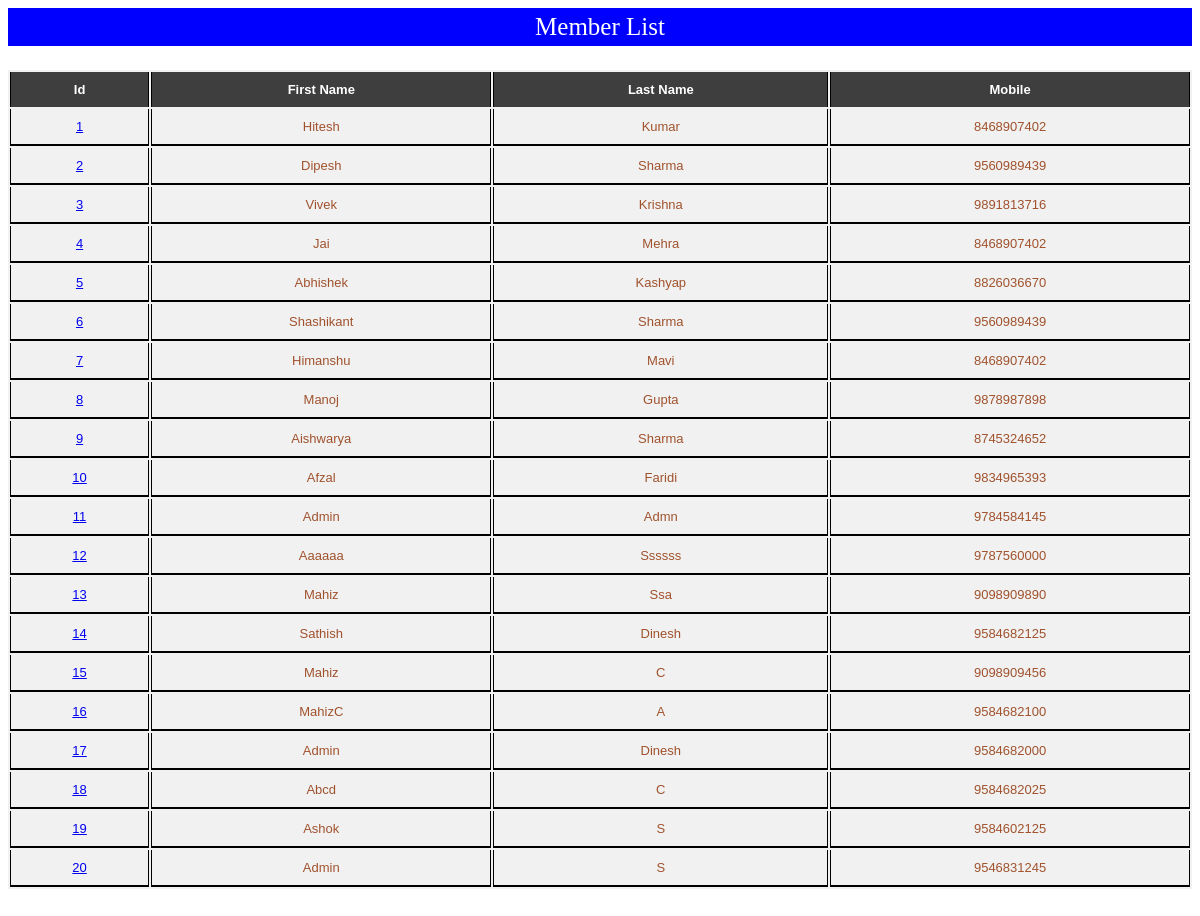
The page /viewUsers.php on the database its author committed.
### tables this page shows
CREATE TABLE `members` (
  `id` int(3) NOT NULL,
  `firstName` varchar(20) NOT NULL,
  `lastName` varchar(20) NOT NULL,
  `username` varchar(20) NOT NULL,
  `pwd` varchar(50) NOT NULL,
  `position` varchar(10) NOT NULL,
  `mobile` varchar(10) NOT NULL,
  `email` varchar(50) NOT NULL,
  `pic` varchar(50) NOT NULL
);

### viewUsers.php (the view, shortened to what this page needs)
<?php
	include("../dbConfig.php");
	$query = "SELECT id,firstName,lastName,mobile FROM members";
	$returnD1 = mysqli_query($con, $query);
?>
<!DOCTYPE html>
<html>
	<head>
		<link rel="stylesheet" type="text/css" href="../../css/table.css">
		<link rel="stylesheet" type="text/css" href="../../css/title.css">
		<link rel="stylesheet" type="text/css" href="../../css/viewProfile.css">
	</head>
	<body>
		<div class="title">Member List</div>
		<table>
			<tr>
				<th>Id</th>
				<th>First Name</th>
				<th>Last Name</th>
				<th>Mobile</th>
			</tr>
			<?php
				while($result1 = mysqli_fetch_assoc($returnD1)){
				?>
				<tr>
					<td>
						<a href="adminPage.php?activity=viewUserProfile&selectedMemberId=<?php echo $result1['id']; ?>"> <?php echo $result1['id']; ?> </a>
					</td>
					<td><?php echo ucfirst($result1['firstName']); ?></td>
					<td><?php echo ucfirst($result1['lastName']); ?></td>
					<td><?php echo $result1['mobile']; ?></td>
				</tr>
				<?php
				}
			?>
		</table>
	</body>
</html>

### table.css (style rules this page uses)
table { margin: 2% auto 3% auto; width: 100%; height: 0 auto; overflow: auto; background: #f1f1f1; }
table tr { width: 100%; }
table tr th { background: #3e3e3e; color: #fff !important; font-family: georgia; }
table tr th, table tr td { padding: 10px; color: #A0522D; font-family: arial; font-size: 13px; text-align: center; border-left: 1px solid black; border-right: 1px solid black; }
table tr td { border-bottom: 2px solid black; }

### title.css (style rules this page uses)
.title { border: none; padding: 5px 14px; text-align: center; font-size: 25px; color: white; background-color: blue; }

### rows shown on the page
members: id "1", firstName "Hitesh", lastName "Kumar", mobile "8468907402"
members: id "2", firstName "Dipesh", lastName "Sharma", mobile "9560989439"
members: id "3", firstName "Vivek", lastName "Krishna", mobile "9891813716"
members: id "4", firstName "Jai", lastName "Mehra", mobile "8468907402"
members: id "5", firstName "Abhishek", lastName "Kashyap", mobile "8826036670"
members: id "6", firstName "Shashikant", lastName "Sharma", mobile "9560989439"
members: id "7", firstName "Himanshu", lastName "Mavi", mobile "8468907402"
members: id "8", firstName "Manoj", lastName "Gupta", mobile "9878987898"
members: id "9", firstName "Aishwarya", lastName "Sharma", mobile "8745324652"
members: id "10", firstName "Afzal", lastName "Faridi", mobile "9834965393"
members: id "11", firstName "Admin", lastName "Admn", mobile "9784584145"
members: id "12", firstName "Aaaaaa", lastName "Ssssss", mobile "9787560000"
members: id "13", firstName "Mahiz", lastName "Ssa", mobile "9098909890"
members: id "14", firstName "Sathish", lastName "Dinesh", mobile "9584682125"
members: id "15", firstName "Mahiz", lastName "C", mobile "9098909456"
members: id "16", firstName "MahizC", lastName "A", mobile "9584682100"
members: id "17", firstName "Admin", lastName "Dinesh", mobile "9584682000"
members: id "18", firstName "Abcd", lastName "C", mobile "9584682025"
members: id "19", firstName "Ashok", lastName "S", mobile "9584602125"
members: id "20", firstName "Admin", lastName "S", mobile "9546831245"
